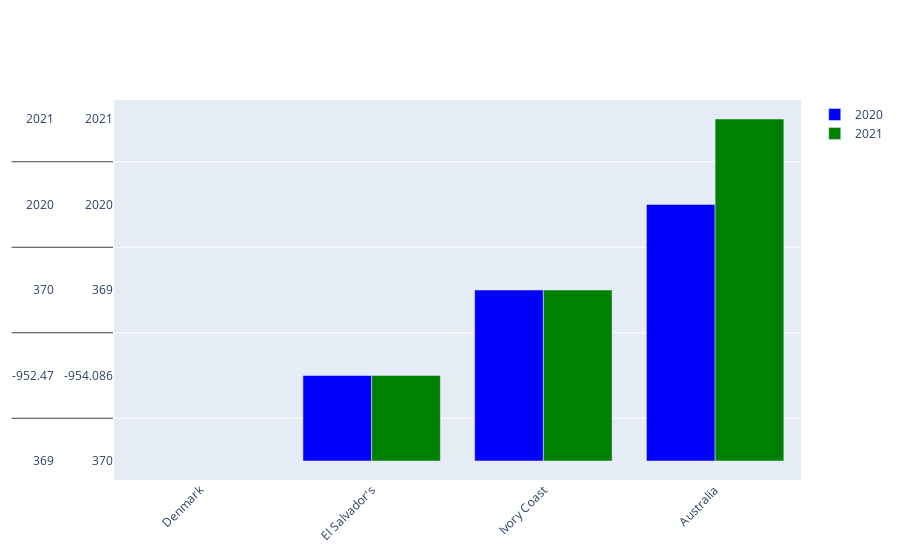

The notebook cell saved with this chart:
### Code cell
# The comparison of each port for 2020 and 2021 (there is erro and still working on)
import plotly.graph_objects as go
x = port["Economy Label"]
y = port["IndeX Value"]
year_2020 = port.query("Year==2020")
y1 = year_2020.groupby("IndeX Value").sum()

year_2021 = port.query("Year==2021")
y2 = year_2021.groupby("IndeX Value").sum()


fig = go.Figure()
fig.add_trace(go.Bar(
    x= x,
    y= y1,
    name = "2020",
    marker_color='blue'
))
fig.add_trace(go.Bar(
    x= x,
    y= y2,
    name='2021',
    marker_color='green'
))

# Here we modify the tickangle of the xaxis, resulting in rotated labels.
fig.update_layout(barmode='group', xaxis_tickangle=-45)
fig.update_traces(textfont_size=12, textangle=0, textposition="outside", cliponaxis=False)
fig.show()

### Figure 1 — Plotly figure (JSON) as saved in the notebook; plotly's stock layout.template omitted (floating-point values rounded to 4 significant figures; data arrays with more than 128 entries replaced by an {"elided": "..."} marker saying what was removed)
{"data": [{"cliponaxis": false, "marker": {"color": "blue"}, "name": "2020", "textangle": 0, "textfont": {"size": 12}, "textposition": "outside", "type": "bar", "x": {"elided": "740 str values"}, "y": {"elided": "158x4 float values"}}, {"cliponaxis": false, "marker": {"color": "green"}, "name": "2021", "textangle": 0, "textfont": {"size": 12}, "textposition": "outside", "type": "bar", "x": {"elided": "740 str values"}, "y": {"elided": "370x4 float values"}}], "layout": {"barmode": "group", "xaxis": {"tickangle": -45}}}
